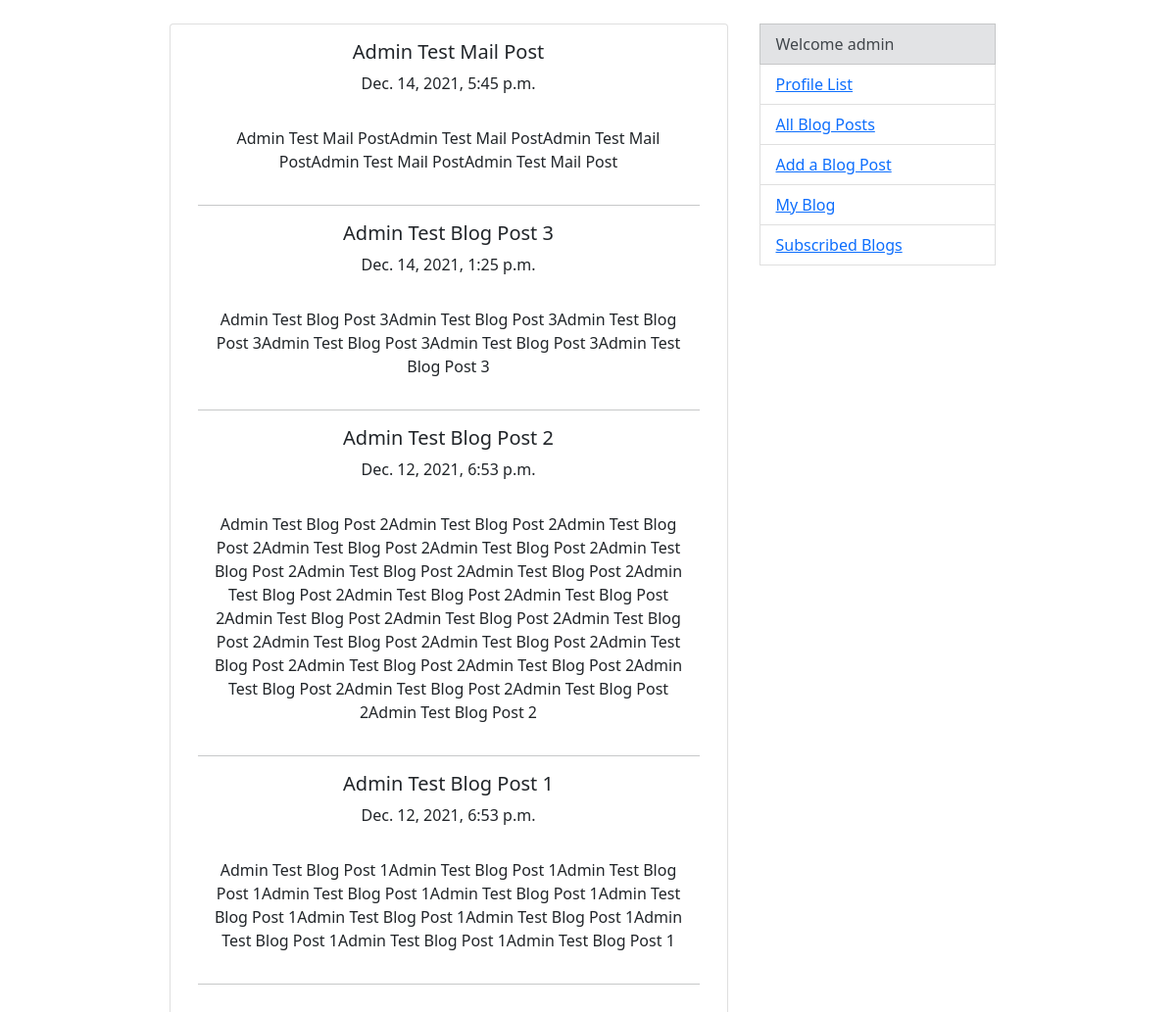
The page /blogs/1/ (signed in) on the database its author committed.
### blogs/models.py (models this page shows, shortened)
class BlogPost(models.Model):
    author = models.ForeignKey(Profile, on_delete=models.CASCADE)
    post_title = models.CharField("Post Title", max_length=150, unique=True)
    post_content = models.TextField("Content")
    created = models.DateTimeField(auto_now_add=True)
    class Meta:
        ordering = ("-created",)

### blogs/views.py (the view)
# urls.py: path('<pk>/', MyBlogListView.as_view(), name='my-blog'),
class MyBlogListView(ListView):
    model = BlogPost
    template_name = 'blogs/my_blog.html'
    context_object_name = "myblog"
    ordering = "-created"
    def get_queryset(self):
        return BlogPost.objects.filter(author__user=self.request.user)

### blogs/templates/blogs/my_blog.html (shortened to what this page needs)
{% extends 'base.html' %}
{% block content %}
    {% for post in myblog %}
        <h5 class="card-title">{{ post.post_title }}</h5>
        <p class="card-text">{{ post.created }}</p>
        <p class="card-body">{{ post.post_content }}</p>
        <hr>
    {% endfor %}
{% endblock %}

### templates/base.html (shortened to what this page needs)
<!doctype html>
<html lang="en">
    <head>
        <link href="https://cdn.jsdelivr.net/npm/bootstrap@5.0.2/dist/css/bootstrap.min.css" rel="stylesheet">
    </head>
    <body>
        <br>
        <div class="container">
            <div class="row justify-content-md-center">
                <div class="card col-6 text-center">
                    <div class="card-body">
                        {% block content %}
                        {% endblock %}
                    </div>
                </div>
                <div class="list-group col-3">
                    <ul>
                        <li class="list-group-item list-group-item-secondary" aria-current="true">Welcome {{ request.user }}</li>
                        <li class="list-group-item list-group-item-action"><a href="{% url "profiles:profiles" %}">Profile List</a></li>
                        <li class="list-group-item list-group-item-action"><a href="{% url "blogs:blogs" %}">All Blog Posts</a></li>
                        <li class="list-group-item list-group-item-action"><a href="{% url "blogs:post-create" %}">Add a Blog Post</a></li>
                        <li class="list-group-item list-group-item-action"><a href="{% url "blogs:my-blog" user.pk %}">My Blog</a></li>
                        <li class="list-group-item list-group-item-action"><a href="{% url "blogs:subscribed-blogs" %}">Subscribed Blogs</a></li>
                    </ul>
                </div>
            </div>
        </div>
    </body>
</html>

### rows shown on the page
BlogPost: post_title "Admin Test Mail Post", created "Dec. 14, 2021, 5:45 p.m.", post_content "Admin Test Mail PostAdmin Test Mail PostAdmin Test Mail PostAdmin Test Mail PostAdmin Test Mail Post"
BlogPost: post_title "Admin Test Blog Post 3", created "Dec. 14, 2021, 1:25 p.m.", post_content "Admin Test Blog Post 3Admin Test Blog Post 3Admin Test Blog Post 3Admin Test Blog Post 3Admin Test Blog Post 3Admin Test Blog Post 3"
BlogPost: post_title "Admin Test Blog Post 2", created "Dec. 12, 2021, 6:53 p.m.", post_content "Admin Test Blog Post 2Admin Test Blog Post 2Admin Test Blog Post 2Admin Test Blog Post 2Admin Test Blog Post 2Admin Test Blog Post 2Admin Test Blog Post 2Admin Test Blog Post 2Admin Test Blog Post 2Admin Test Blog Post 2Admin Test Blog Post 2Admin Test Blog Post 2Admin Test Blog Post 2Admin Test Blog Post 2Admin Test Blog Post 2Admin Test Blog Post 2Admin Test Blog Post 2Admin Test Blog Post 2Admin Test Blog Post 2Admin Test Blog Post 2Admin Test Blog Post 2Admin Test Blog Post 2Admin Test Blog Post 2"
BlogPost: post_title "Admin Test Blog Post 1", created "Dec. 12, 2021, 6:53 p.m.", post_content "Admin Test Blog Post 1Admin Test Blog Post 1Admin Test Blog Post 1Admin Test Blog Post 1Admin Test Blog Post 1Admin Test Blog Post 1Admin Test Blog Post 1Admin Test Blog Post 1Admin Test Blog Post 1Admin Test Blog Post 1Admin Test Blog Post 1"

### other values the page prints
{{ request.user }} "admin"
